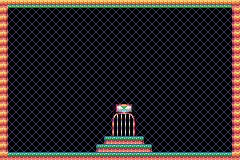

The image is a tile-based game level rendered from a .tmx file. Its description and complete source (layers, tilesets, objects, tile grids) follow:
An orthogonal 30x20 tile map with 8x8 px tiles, 1 tile layer (Kachelebene 1).

<map version="1.5" tiledversion="1.7.2" orientation="orthogonal" renderorder="right-down" width="30" height="20" tilewidth="8" tileheight="8" infinite="0" nextlayerid="2" nextobjectid="1">
 <tileset firstgid="1" source="../tilesets/world.tsx" />
 <layer id="1" name="Kachelebene 1" width="30" height="20">
  <data encoding="csv">
18,26,26,26,26,26,26,26,26,26,26,26,26,26,26,26,26,26,26,26,26,26,26,26,26,26,26,26,26,18,
19,33,33,33,33,33,33,33,33,33,33,33,33,33,33,33,33,33,33,33,33,33,33,33,33,33,33,33,33,17,
19,33,33,33,33,33,33,33,33,33,33,33,33,33,33,33,33,33,33,33,33,33,33,33,33,33,33,33,33,17,
19,33,33,33,33,33,33,33,33,33,33,33,33,33,33,33,33,33,33,33,33,33,33,33,33,33,33,33,33,17,
19,33,33,33,33,33,33,33,33,33,33,33,33,33,33,33,33,33,33,33,33,33,33,33,33,33,33,33,33,17,
19,33,33,33,33,33,33,33,33,33,33,33,33,33,33,33,33,33,33,33,33,33,33,33,33,33,33,33,33,17,
19,33,33,33,33,33,33,33,33,33,33,33,33,33,33,33,33,33,33,33,33,33,33,33,33,33,33,33,33,17,
19,33,33,33,33,33,33,33,33,33,33,33,33,33,33,33,33,33,33,33,33,33,33,33,33,33,33,33,33,17,
19,33,33,33,33,33,33,33,33,33,33,33,33,33,33,33,33,33,33,33,33,33,33,33,33,33,33,33,33,17,
19,33,33,33,33,33,33,33,33,33,33,33,33,33,33,33,33,33,33,33,33,33,33,33,33,33,33,33,33,17,
19,33,33,33,33,33,33,33,33,33,33,33,33,33,33,33,33,33,33,33,33,33,33,33,33,33,33,33,33,17,
19,33,33,33,33,33,33,33,33,33,33,33,33,33,33,33,33,33,33,33,33,33,33,33,33,33,33,33,33,17,
19,33,33,33,33,33,33,33,33,33,33,33,33,33,33,33,33,33,33,33,33,33,33,33,33,33,33,33,33,17,
19,33,33,33,33,33,33,33,33,33,33,33,33,33,46,47,48,33,33,33,33,33,33,33,33,33,33,33,33,17,
19,33,33,33,33,33,33,33,33,33,33,33,33,33,54,55,56,33,33,33,33,33,33,33,33,33,33,33,33,17,
19,33,33,33,33,33,33,33,33,33,33,33,33,33,62,63,64,33,33,33,33,33,33,33,33,33,33,33,33,17,
19,33,33,33,33,33,33,33,33,33,33,33,33,33,62,63,64,33,33,33,33,33,33,33,33,33,33,33,33,17,
19,33,33,33,33,33,33,33,33,33,33,33,33,9,10,10,10,11,33,33,33,33,33,33,33,33,33,33,33,17,
19,33,33,33,33,33,33,33,33,33,33,33,9,10,10,10,10,10,11,33,33,33,33,33,33,33,33,33,33,17,
18,10,10,10,10,10,10,10,10,10,10,10,10,10,10,10,10,10,10,10,10,10,10,10,10,10,10,10,10,18
</data>
 </layer>
</map>
